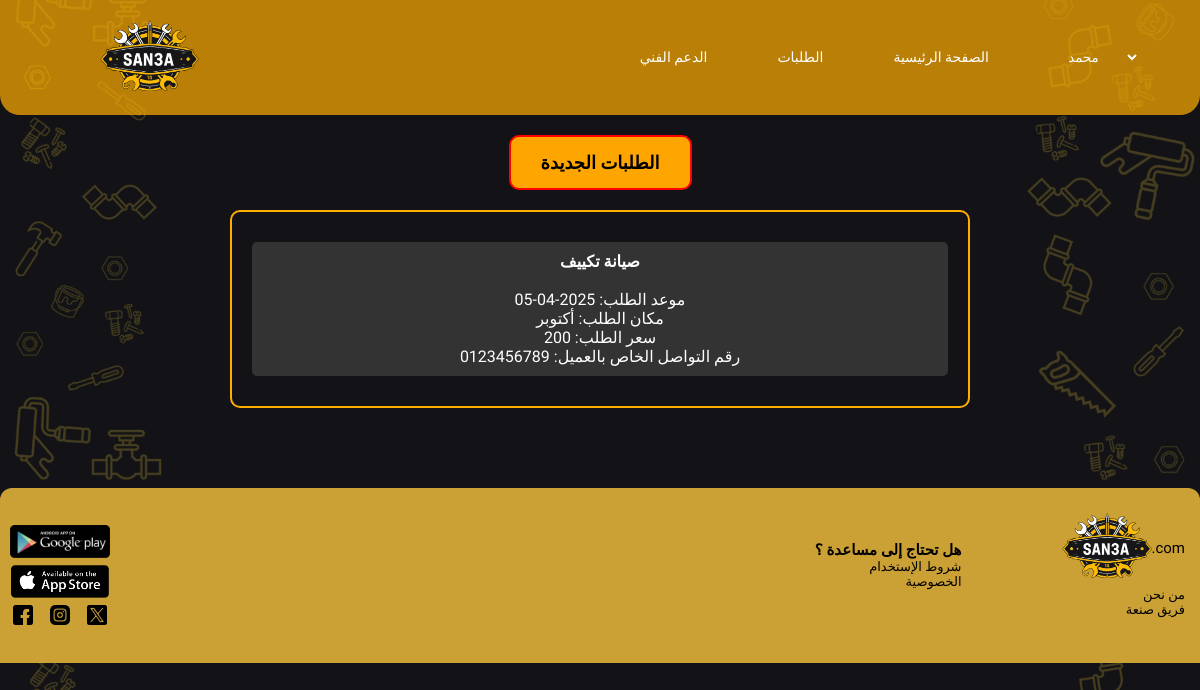
Page /Control.php (signed in) on the committed database.
### tables this page shows
CREATE TABLE `tech_orders` (
  `order_ID` int(50) NOT NULL,
  `order_title` varchar(100) NOT NULL,
  `order_date` date DEFAULT current_timestamp(),
  `order_location` varchar(50) NOT NULL,
  `order_price` int(50) NOT NULL DEFAULT 200,
  `user_id` int(11) DEFAULT NULL,
  `tech_id` int(50) NOT NULL,
  `user_phone` varchar(15) DEFAULT NULL
);

### Control.php (the view, shortened to what this page needs)
<?php
    include "DBconn/conn.php";
    $currentID = $_SESSION['ID'];
    $SelectOrdersQuery = "SELECT
                            tech_orders.order_title,
                            tech_orders.order_date,
                            tech_orders.order_location,
                            tech_orders.order_price,
                            tech_orders.user_phone
                        FROM tech_orders
                        JOIN technicians ON technicians.user_id = tech_orders.tech_id
                        WHERE tech_orders.tech_id = $currentID";
    $result=mysqli_query($conn,$SelectOrdersQuery);
?>
<!DOCTYPE html>
<html lang="en">
<head>
    <link rel="stylesheet" href="./style/Control.css">
    <link rel="stylesheet" href="./style/footer-ContactUs.css">
    <link rel="stylesheet" href="./style/general.css">
    <link rel="stylesheet" href="https://cdnjs.cloudflare.com/ajax/libs/font-awesome/6.7.2/css/all.min.css"
 />
</head>
<body>
    <?php include "header.php";?>
    <div class="dashboard">
        <div class="buttons">
            <button class="button active">الطلبات الجديدة</button>
        </div>
        <div class="requests">
            <?php
            if(mysqli_num_rows($result) > 0){
                    while($row = mysqli_fetch_assoc($result)){
                        echo '<div class="request-item">
                        <strong>' . $row['order_title'] . ' </strong>'.
                        ' <br><br> موعد الطلب: ' . $row['order_date'] .
                        ' <br> مكان الطلب: ' . $row['order_location'] .
                        ' <br> سعر الطلب: ' . $row['order_price'] .
                        ' <br> رقم التواصل الخاص بالعميل: ' . $row['user_phone'] .
                        '</div>';
                    }
                }
                else{
                    echo "<p class='error' style='color:red'>لا توجد طلبات في الوقت الحالي.</p>";
                }
                ?>
        </div>
    </div>
    <div class="chat-icon" id="chatIcon">
    </div>
</body>
</html>
<?php
include("footer.php");
?>

### style/control.css (style rules this page uses)
body { background: url(../Resorces/background.jpg); font-family: "Tajawal", sans-serif; background-repeat: no-repeat; background-position: absolute; background-size: cover; height:100vh; margin: 0px; }
.dashboard { padding: 20px; text-align: center; }
.buttons { display: flex; justify-content: center; gap: 20px; margin-bottom: 20px; }
.button { background-color: #ffa500; border: none; padding: 15px 30px; border-radius: 10px; cursor: pointer; font-size: 18px; font-weight: bold; font-family: "Tajawal", sans-serif; }
.active { border: 2px solid rgb(255, 0, 0); }
.requests { border: 2px solid #ffae00; padding: 20px; border-radius: 10px; width: 60%; margin: auto; color: white; }
.request-item { background-color: #333; padding: 10px; margin: 10px 0; border-radius: 5px; }
.chat-icon { position: fixed; bottom: 200px; left: 20px; width: 50px; height: 50px; background-color: #f0a500; border-radius: 50%; display: flex; justify-content: center; align-items: center; cursor: pointer; box-shadow: 0 4px 8px rgba(0, 0, 0, 0.2); }

### style/footer-ContactUs.css (style rules this page uses)
html, body { height: 100%; margin: 0; }
body { display: flex; flex-direction: column; }

### style/general.css (style rules this page uses)
html { margin: 0; padding: 0; }
body { margin: 0; width: 100%; }

### rows in the picture
tech_orders: order_title "صيانة تكييف", order_date "2025-04-05", order_location "أكتوبر", order_price "200", user_phone "0123456789"

### other values in the picture
form field value "محمد"
